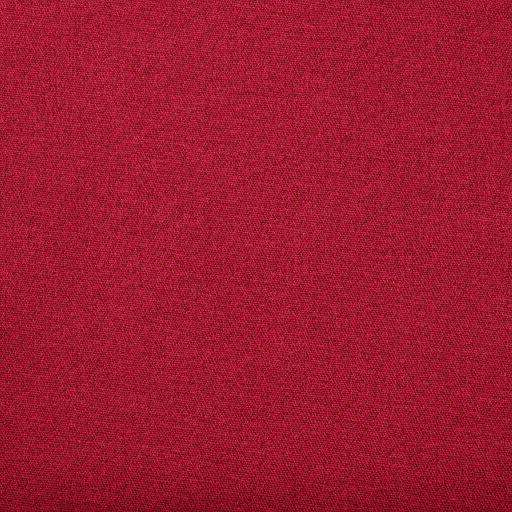
#> input picture docs/08-agents_work/screens/2026-08-04-assets/book-cloth-burgundy.png, 1024 x 1024 px, given in place of paper-bone-v2.png, which was not available (shown at 1/2 size)
$ python book_standins.py
#> lines starting #> are read from the running program, lines starting #| are printed output that depends on the picture; after the words box and inside, x2 and y2 are one past the last pixel; in counts of white or black regions, pixels touching at a corner belong together; pictures that were not available may be replaced by others from this repository, and a replacement may not be noted
#!/usr/bin/env python3
"""
Mechanical stand-ins for the three Book-object assets (Wave 2).

The higgsfield MCP is not reachable from the Wave 2 worker context, so
the closed book's materials are DERIVED from the committed real stocks
rather than generated. This follows the established Wave 0 practice of
mechanical derivation (seam-tear-coldpress-tostock was tone-graded with
per-channel gains; the coldpress tile was mirror-stacked; the torn-edge
mount was a measured crop) — nothing here is drawn: every output pixel
is a real scanned-stock pixel, moved, gained, or luminance-mapped.

Outputs (all named -standin; replace when generated assets arrive):

  book-fore-edge-standin      Stacked sheet edges seen edge-on, fine
                              VERTICAL lines. Built by stacking 4-7px
                              vertical slivers sampled from different
                              columns of paper-bone-v2 (each sheet edge
                              is a different piece of real bone paper),
                              with per-sheet light: the leading column
                              lifted, the trailing column shaded — the
                              light between sheets, composited around
                              real material (the Pinned precedent).

  book-cover-burgundy-standin Bone-laid stock luminance-mapped to deep
                              burgundy bookcloth. The laid texture is
                              carried through as per-pixel luminance
                              ratio (gamma-boosted so the weave stays
                              visible at the darker value); the hue is
                              the one invented component, which is why
                              this is a stand-in and not a library
                              asset.

  book-ribbon-sage-standin    A strip of bone stock luminance-mapped to
                              sage, notch-cut at the tail (a mechanical
                              crop, like the torn-edge mount). Reads as
                              a paper-silk bookmark; gated for
                              replacement by a generated silk ribbon.

Deterministic: seeded PRNG, same output every run.
"""

from __future__ import annotations

import random
from pathlib import Path

from PIL import Image

ROOT = Path(__file__).resolve().parents[2]
ASSETS = ROOT / "08-agents_work" / "screens" / "2026-08-04-assets"
PUBLIC = ROOT.parent / "apps" / "web" / "public" / "materials"

SEED = 20260804


def luminance_map(src: Image.Image, target: tuple[int, int, int], gamma: float) -> Image.Image:
    """Recolour real texture: out = target * (L / mean_L) ** gamma.

    Keeps every grain of the scan as a luminance ratio; only the hue is
    imposed. Done with point LUTs per channel over an L-mode copy so the
    mapping is exact and fast.
    """
    grey = src.convert("L")
    hist = grey.histogram()
    total = sum(hist)
    mean = sum(i * n for i, n in enumerate(hist)) / total

    def lut_for(channel_value: int) -> list[int]:
        out = []
        for l in range(256):
            ratio = (l / mean) if mean > 0 else 1.0
            v = channel_value * (ratio**gamma)
            out.append(max(0, min(255, round(v))))
        return out

    r = grey.point(lut_for(target[0]))
    g = grey.point(lut_for(target[1]))
    b = grey.point(lut_for(target[2]))
    return Image.merge("RGB", (r, g, b))


def flatten_toward_mean(im: Image.Image, keep: float) -> Image.Image:
    """Compress an image's variation toward its own mean colour.

    keep=1.0 leaves the texture untouched; keep=0.3 keeps 30% of the
    deviation. Used on fore-edge slivers and the ribbon strip: at
    sliver scale the stock's fibre patches read as wood grain, so the
    real texture is retained but quieted until the composited
    per-sheet light is the dominant signal — which is how an actual
    fore-edge reads (near-uniform paper, structure from the edges).
    """
    channels = im.split()
    luts = []
    for ch in channels:
        hist = ch.histogram()
        total = sum(hist)
        mean = sum(i * n for i, n in enumerate(hist)) / total
        luts.append([max(0, min(255, round(mean + (v - mean) * keep))) for v in range(256)])
    return Image.merge(im.mode, tuple(ch.point(lut) for ch, lut in zip(channels, luts)))


def gain_column(im: Image.Image, x: int, gain: float) -> None:
    """Multiply one pixel column — the light between sheet edges."""
    if x < 0 or x >= im.width:
        return
    col = im.crop((x, 0, x + 1, im.height))
    col = col.point(lambda v: max(0, min(255, round(v * gain))))
    im.paste(col, (x, 0))


def build_fore_edge() -> Image.Image:
    """2048x1024 of stacked sheet edges as fine vertical lines."""
    rng = random.Random(SEED)
    stock = Image.open(ASSETS / "paper-bone-v2.png").convert("RGB")
#> stock is the input picture: PIL image 1024x1024 RGB; mean R, G, B 157.2, 25.5, 47.9
    # One consistent horizontal band of the scan — sheets in a block
    # were cut from the same ream, so they agree in tone.
    band = stock.crop((0, 640, stock.width, 640 + 1024))

    out = Image.new("RGB", (2048, 1024))
#> out: PIL image 2048x1024 RGB; every value is 0
    x = 0
    while x < out.width:
        w = rng.randint(4, 7)
        sx = rng.randint(0, band.width - w - 1)
        sliver = band.crop((sx, 0, sx + w, 1024))
        # Quiet the fibre: at 4-7px wide the stock's warm patches read
        # as wood grain, not paper. Keep 30% of the real variation.
        sliver = flatten_toward_mean(sliver, keep=0.3)
        # Sheet-to-sheet variation: each edge caught the light or the
        # guillotine slightly differently.
        gain = rng.uniform(0.965, 1.035)
        sliver = sliver.point(lambda v, g=gain: max(0, min(255, round(v * g))))
        out.paste(sliver, (x, 0))
        # The gap: trailing column shaded, leading column of the next
        # sheet lifted. Composited light, not drawn material.
        gain_column(out, x + w - 1, 0.76)
        gain_column(out, x, 1.06)
        x += w
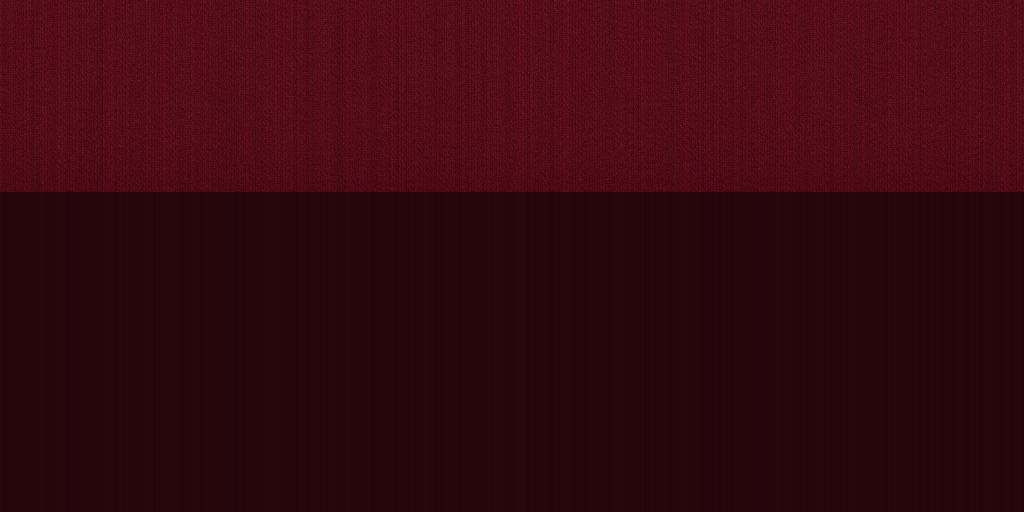
#> out: PIL image 2048x1024 RGB (shown at 1/2 size); mean R, G, B 54.6, 8.2, 16.1
#> after the loop, x = 2050
    return out


def build_cover() -> Image.Image:
    """Bone-laid stock as deep burgundy bookcloth, texture carried."""
    stock = Image.open(ASSETS / "paper-bone-laid.png").convert("RGB")
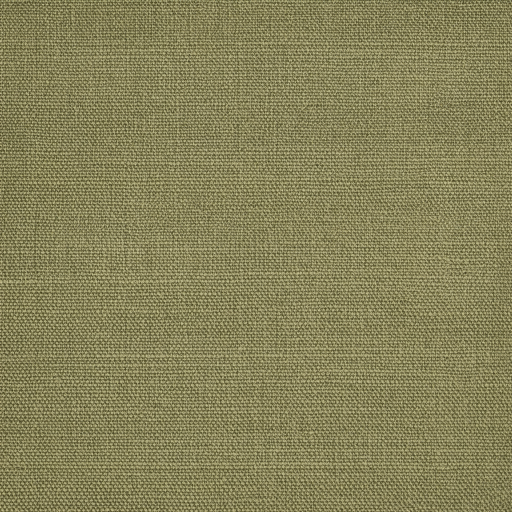
#> input picture docs/08-agents_work/screens/2026-08-04-assets/book-cloth-olive.png, 1024 x 1024 px, given in place of paper-bone-laid.png, which was not available (shown at 1/2 size)
#> stock is the input picture: PIL image 1024x1024 RGB; mean R, G, B 134.8, 130.3, 88.7
    # Deep burgundy bookcloth. Gamma 1.6 keeps the laid weave visible
    # at the dark value — a straight per-channel gain (the tostock
    # method) crushes sd to ~2 at this depth and reads as a fill.
    return luminance_map(stock, (114, 48, 56), gamma=1.6)
#> in luminance_map, `hist = grey.histogram()`: hist = 256 values, max 10318 at index 124, min 0 at index 0, mean 4096
#> in luminance_map, `total = sum(hist)`: total = 1048576
#> in luminance_map, `mean = sum(i * n for i, n in enumerate(hist)) / total`: mean = 126.9
#> the loop in lut_for, `for l in range(256):` made 256 passes
#> (ratio, v) on passes 1 to 3: (0, 0), (0.00788, 0.0491), (0.0158, 0.149)
#> after the loop in lut_for, `for l in range(256):`: out = 256 values from 0 to 255
#> the loop in lut_for (call 2), `for l in range(256):` made 256 passes
#> (ratio, v) on passes 1 to 3: (0, 0), (0.00788, 0.0207), (0.0158, 0.0627)


def build_ribbon() -> Image.Image:
    """220x1500 sage strip, notch-cut tail, RGBA."""
    stock = Image.open(ASSETS / "paper-bone-v2.png").convert("RGB")
    strip = stock.crop((300, 200, 300 + 220, 200 + 1500))
    strip = flatten_toward_mean(strip, keep=0.35)
    sage = luminance_map(strip, (150, 163, 133), gamma=1.1)
#> call 2 of luminance_map, with target = (150, 163, 133), gamma = 1.1
#> in luminance_map (call 2), `grey = src.convert("L")`:
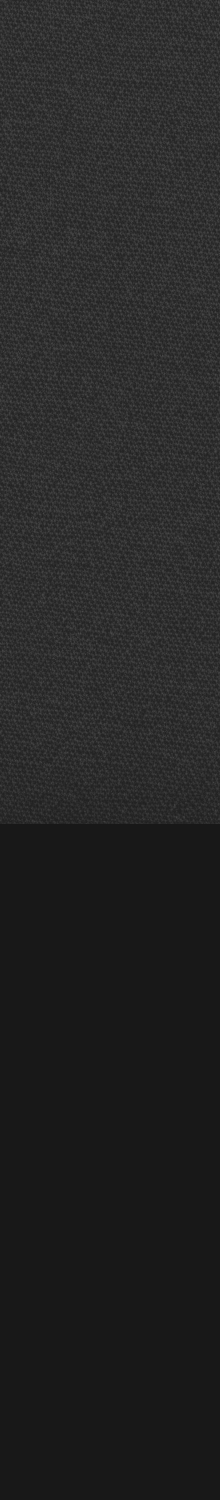
#> grey: PIL image 220x1500 L; min 24, max 77, mean 37.1
#> in luminance_map (call 2), `hist = grey.histogram()`: hist = 256 values, max 148720 at index 24, min 0 at index 0, mean 1289.1
#> in luminance_map (call 2), `total = sum(hist)`: total = 330000
#> in luminance_map (call 2), `mean = sum(i * n for i, n in enumerate(hist)) / total`: mean = 37.12

    rgba = sage.convert("RGBA")
    px = rgba.load()
    w, h = rgba.size
    # Swallowtail notch: a mechanical triangular crop from the tail,
    # apex 110px up from the bottom on the centreline.
    notch = 110
    for y in range(h - notch, h):
        depth = (y - (h - notch)) / notch  # 0 → 1 toward the tail
        cut = round((w / 2) * depth)
        for x in range(w // 2 - cut, w // 2 + cut):
            px[x, y] = (0, 0, 0, 0)
    # Selvedge shading: 2px at each long edge, slightly shaded — the
    # roll of a woven edge catching less light.
    for edge_x, gain in ((0, 0.88), (1, 0.94), (w - 2, 0.94), (w - 1, 0.88)):
        for y in range(h):
            r, g, b, a = px[edge_x, y]
            if a:
                px[edge_x, y] = (round(r * gain), round(g * gain), round(b * gain), a)
    return rgba


def rekey_polaroid(
    source: str,
    out_size: tuple[int, int],
    window: tuple[float, float, float, float],
) -> Image.Image:
    """Re-key a polaroid frame from its raw scan, geometrically.

    Shared recipe for both frames — see rekey_polaroid_chin below for
    why value keying cannot work on these scans. `window` is the punch
    rect as fractions (x0, x1, y0, y1), inset conservatively where the
    scan is skewed: near-white outside the rect stays opaque and reads
    as frame, which is harmless; frame edge lines inside the rect are
    not near-white and survive.
    """
#> called with source = 'polaroid-frame-chin.png', out_size = (795, 1024), window = (0.088, 0.912, 0.09, 0.752)
    import numpy as np
    from scipy import ndimage

    rgb = np.asarray(Image.open(ASSETS / source).convert("RGB")).astype(np.float32)
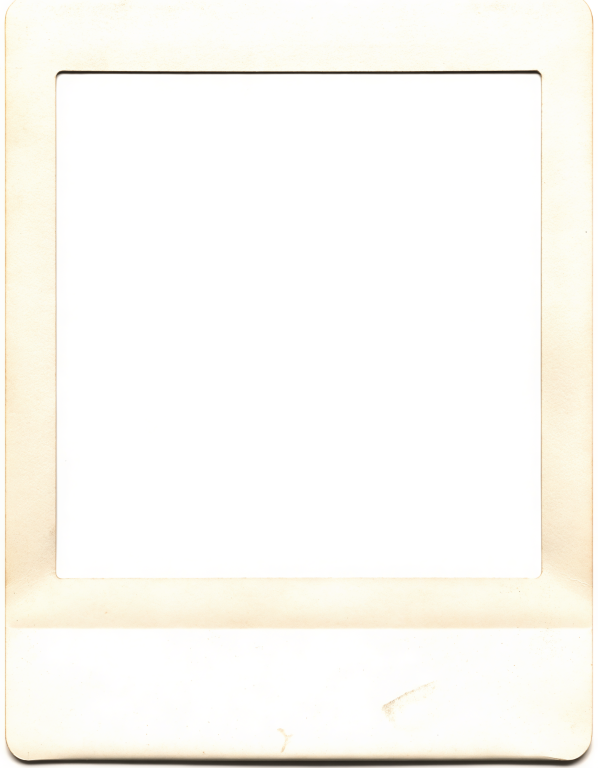
#> input picture docs/08-agents_work/screens/2026-08-04-assets/polaroid-frame-chin.png, 1792 x 2304 px (shown at 1/3 size)
    h, w, _ = rgb.shape
    mn = rgb.min(axis=2)

    outline = ndimage.binary_opening(mn < 244, iterations=2)
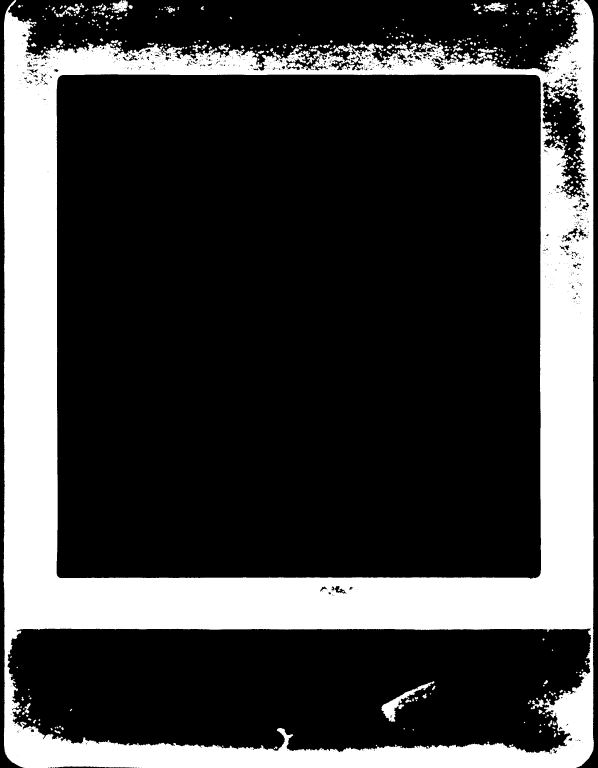
#> outline: shape (2304, 1792) bool (shown at 1/3 size); 24.5% white; 424 white regions (163 under 20 px), largest, box (x1, y1, x2, y2) and area: (10, 0, 1782, 2304) 988744, (1144, 2043, 1304, 2166) 3580, (334, 0, 384, 39) 1132
    down = np.maximum.accumulate(outline, axis=0)
#> down: shape (2304, 1792) bool; 94.9% white; 10 black regions (2 under 20 px), largest, box (x1, y1, x2, y2) and area: (376, 0, 1665, 209) 144709, (0, 0, 44, 2304) 26024, (1752, 0, 1792, 2304) 25277
    up = np.maximum.accumulate(outline[::-1, :], axis=0)[::-1, :]
#> up: shape (2304, 1792) bool; 98.8% white; 14 black regions (11 under 20 px), largest, box (x1, y1, x2, y2) and area: (0, 0, 73, 2304) 24775, (1728, 0, 1792, 2304) 24178, (164, 2299, 397, 2304) 700
    right = np.maximum.accumulate(outline, axis=1)
#> right: shape (2304, 1792) bool; 99.3% white; 1 black region, box (x1, y1, x2, y2) and area: (0, 0, 73, 2304) 30920
    left = np.maximum.accumulate(outline[:, ::-1], axis=1)[:, ::-1]
#> left: shape (2304, 1792) bool; 99.3% white; 1 black region, box (x1, y1, x2, y2) and area: (1728, 0, 1792, 2304) 29270
    inside = down & up & right & left
#> inside: shape (2304, 1792) bool; 94.7% white; 22 black regions (13 under 20 px), largest, box (x1, y1, x2, y2) and area: (376, 0, 1665, 209) 144709, (0, 0, 73, 2304) 30920, (1728, 0, 1792, 2304) 29270

    ys, xs = np.mgrid[0:h, 0:w]
    x0, x1, y0, y1 = window
    zone = (ys > h * y0) & (ys < h * y1) & (xs > w * x0) & (xs < w * x1)
    alpha = inside.astype(np.float32)
    alpha[(mn >= 244) & inside & zone] = 0.0
#> alpha: shape (2304, 1792) float32; values 0 (black) and 1 (white), 41.7% white; 4 white regions (3 under 20 px), largest, box (x1, y1, x2, y2) and area: (10, 0, 1782, 2304) 1721521

    row_run = outline.sum(axis=1)
    col_run = outline.sum(axis=0)
    long_rows = np.where(row_run > 0.5 * w)[0]
    long_cols = np.where(col_run > 0.5 * h)[0]
    alpha[: max(0, long_rows[0] - 4), :] = 0.0
#> alpha: shape (2304, 1792) float32; values 0 (black) and 1 (white), 39% white; 4 white regions (3 under 20 px), largest, box (x1, y1, x2, y2) and area: (10, 151, 1782, 2304) 1610938
    alpha[long_rows[-1] + 4 :, :] = 0.0
    alpha[:, : max(0, long_cols[0] - 4)] = 0.0
    alpha[:, long_cols[-1] + 4 :] = 0.0

    out = np.dstack([rgb, alpha[..., None] * 255]).astype(np.uint8)
#> out: shape (2304, 1792, 4)
    return Image.fromarray(out, "RGBA").resize(out_size, Image.LANCZOS)
#> returned value: PIL image 795x1024 RGBA


def rekey_polaroid_chin() -> Image.Image:
    """Re-key polaroid-frame-chin from the raw scan, geometrically.

    The shipped webp lost 79% of its chin: the chin paper measures
    min-channel p50 253 — WHITER than the background corners (mean
    244) — so no value threshold can separate frame paper from ground,
    and the border-connected flood ate the chin through any near-white
    bridge. The register bans decay, so the damage is a defect, not
    patina. Geometry (span fill + rect window punch + bbox clamp, in
    rekey_polaroid above) succeeds where value cannot; anti-aliasing
    comes from keying at scan resolution and resizing to the shipped
    size (~2.25x supersampling).
    """
    return rekey_polaroid(
        "polaroid-frame-chin.png", (795, 1024), (0.088, 0.912, 0.09, 0.752)
    )


def rekey_polaroid_empty() -> Image.Image:
    """Re-key polaroid-frame-empty — same disease, same cure.

    Its flood-keyed webp had a clean window but an eaten lower border
    (obvious in the first pair-spread capture). The raw scan is skewed
    ~2 deg, so the punch rect is inset ~1%: the skew wedges left opaque
    at the window corners are frame-cream over the print and read as
    the frame's own overlap.
    """
    return rekey_polaroid(
        "polaroid-frame-empty.png", (900, 1024), (0.115, 0.90, 0.125, 0.73)
    )
#> call 2 of rekey_polaroid, with source = 'polaroid-frame-empty.png', out_size = (900, 1024), window = (0.115, 0.9, 0.125, 0.73)
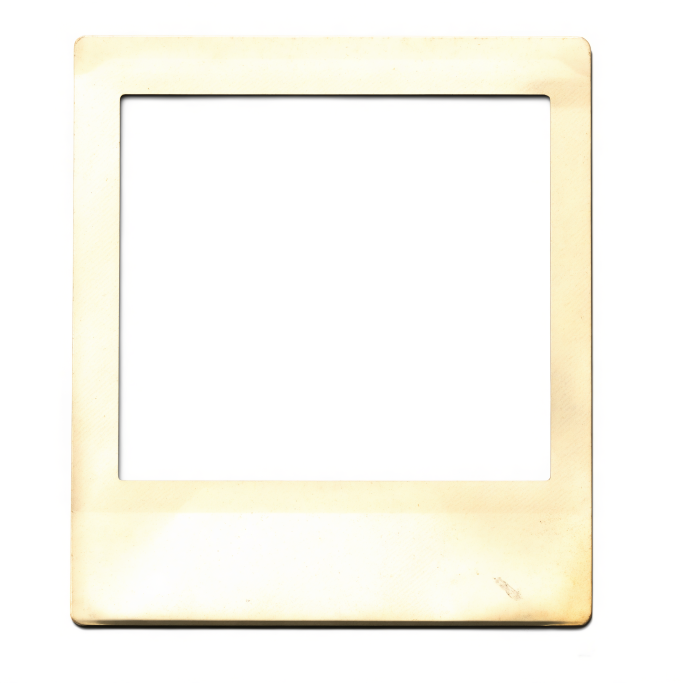
#> input picture docs/08-agents_work/screens/2026-08-04-assets/polaroid-frame-empty.png, 2048 x 2048 px (shown at 1/3 size)
#> in rekey_polaroid (call 2), `return Image.fromarray(out, "RGBA").resize(out_size, Image.LANCZOS)`:
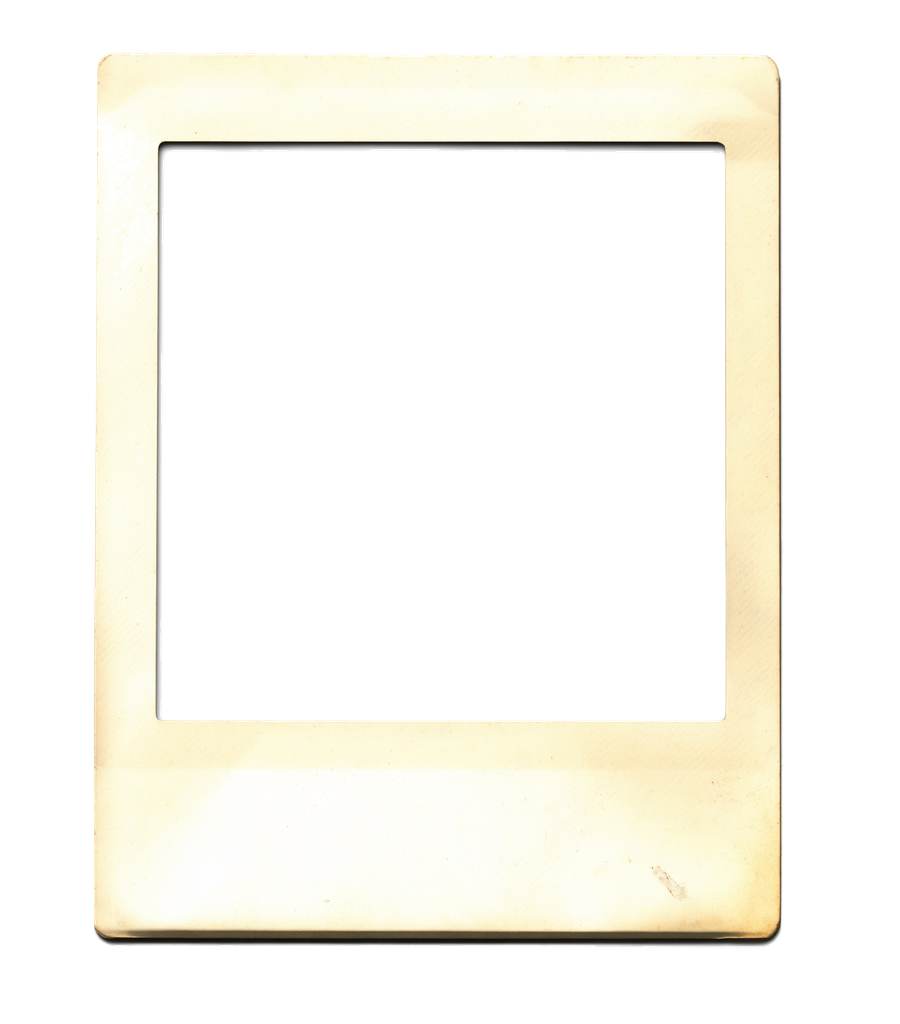
#> returned value: PIL image 900x1024 RGBA; mean R, G, B, A 79.4, 77.6, 70, 80.5; transparent parts drawn white


# The strip's meander inside each keyed ribbon's trim box, measured
# from dark-pixel alpha. Everything outside the band is junk by
# construction. The sage band is in POST-TRIM box fractions of the
# (never re-trimmed) shipped webp; burgundy/brass are fractions of
# key_assets.py's fresh trim boxes.
RIBBON_BANDS = {
    "book-ribbon-sage": (0.40, 0.63),
    "book-ribbon-burgundy": (0.37, 0.68),
    "book-ribbon-brass": (0.09, 0.46),
}


# [89 lines left out: functions clean_ribbon, clean_shipped_ribbon, not called in this run]


def main() -> None:
    PUBLIC.mkdir(parents=True, exist_ok=True)

    # The fore-edge stand-in is the one derivative that SHIPS: judged
    # against the generated book-fore-edge asset in situ, the standin's
    # fine even pitch reads as hundreds of pages where the generated
    # lines read as a handful of thick sheets. The cover and ribbon
    # stand-ins lost the same comparison and stay in ASSETS as record
    # only — the real cloth and silk assets ship instead.
    fore = build_fore_edge()
    fore.save(ASSETS / "book-fore-edge-standin.png")
    fore.save(PUBLIC / "book-fore-edge-standin.webp", quality=90)

    cover = build_cover()
    cover.save(ASSETS / "book-cover-burgundy-standin.png")

    ribbon = build_ribbon()
    ribbon.save(ASSETS / "book-ribbon-sage-standin.png")

    chin = rekey_polaroid_chin()
    chin.save(PUBLIC / "polaroid-frame-chin.webp", quality=92)

    empty = rekey_polaroid_empty()
    empty.save(PUBLIC / "polaroid-frame-empty.webp", quality=92)

    for name in ("book-fore-edge-standin.webp", "polaroid-frame-chin.webp"):
        p = PUBLIC / name
        print(f"{name}: {p.stat().st_size // 1024} KB")


if __name__ == "__main__":
#> (the run stopped early here; a loop or call above may not have finished)
